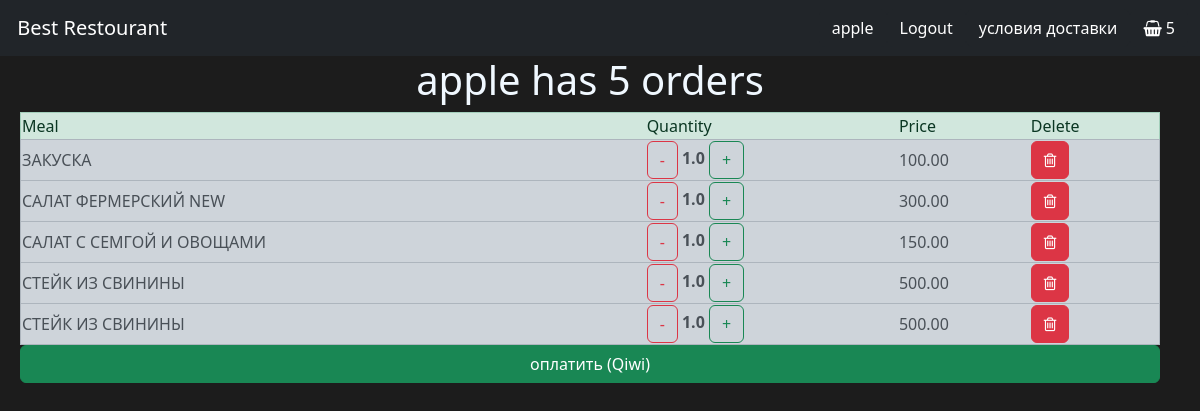
/backet (signed in), run on the app's committed database.
### main_page/models.py (models this page shows, shortened)
class BasketModel(models.Model):
    user = models.CharField(max_length=50)
    price = models.DecimalField(max_digits=5, decimal_places=2)
    meal_name = models.CharField(max_length=50)
    quantity = models.FloatField()
    class Meta:
        verbose_name = ("Basket")
        verbose_name_plural = ("Baskets")

### main_page/views.py (the view)
# urls.py: path('backet' , views.backet , name='basket'),
def backet(request):
    try :
        sabat = models.BasketModel.objects.filter(user=request.user)
        return render(request , 'main_page/basket.html' , {
            'basket' : sabat
            })
    except models.BasketModel.DoesNotExist:
        return render(request , 'main_page/basket.html' , {
            'message' : 'You don\'t have any order !'
        })

### main_page/templates/main_page/basket.html (shortened to what this page needs)
{% extends 'main_page/layaut.html' %}
{% load static %}
{% block css_file %}
<link rel="stylesheet" type="text/css" href="{% static 'main_page/css/style.css' %}">{% endblock css_file %}
{% block content %}
<div class="main_page container">
    <div class="row">
        {% if basket|length == 0 %}
        <h1>You don't have any order ! <br />
            Pleas go to the <a href="{% url 'main' %}">main</a>page and order !
        </h1>
        {% else %}
        <h1 class="text-center text-xl mb-2">{{ user.username }} has {{ basket.count }} order{{ basket.count|pluralize}}
        </h1>
        <table border="1px">
            <thead class="alert alert-success">
                <tr>
                    <td>Meal</td>
                    <td>Quantity</td>
                    <td>Price</td>
                    <td>Delete</td>
                </tr>
            </thead>
            <tbody>
                {% for order in basket %}
                <tr class="alert alert-dark">
                    <td>{{ order.meal_name }}</td>
                    <td>
                        <button class="btn btn-outline-danger">
                            -
                        </button>
                        <b id="quantity_label">{{ order.quantity }}</b>
                        <button class="btn btn-outline-success">
                            +
                        </button>
                    </td>
                    <td>{{ order.price }}</td>
                    <td>
                        <button onclick="deleteOrder('{{ order.id }}')" class="btn btn-danger"><i class="fa fa-trash-o"></i></button>
                    </td>
                </tr>
                {% endfor %}
            </tbody>
        </table>
        {% endif %}
        <br>
        <a class="btn btn-success" href="https://my.qiwi.com/Aleksandr-SH6tr1cfn5"> оплатить (Qiwi)</a>
    </div>
</div>
{% endblock content %}

### main_page/templates/main_page/layaut.html (shortened to what this page needs)
<!doctype html>
<html lang="en">
  <head>
    {% load static %}
    <link rel="stylesheet" href="https://cdnjs.cloudflare.com/ajax/libs/font-awesome/4.7.0/css/font-awesome.min.css">
    <link href="https://cdn.jsdelivr.net/npm/bootstrap@5.3.0-alpha1/dist/css/bootstrap.min.css" rel="stylesheet">
    {% block css_file %}{% endblock %}
  </head>
  <body>
    <nav class="navbar navbar-dark bg-dark">
        <div class="container-fluid">
            <a class="navbar-brand" href="{% url 'main' %}">
            Best Restourant
            </a>
            <div class='flex'>
                {% if user.is_authenticated %}
                <button class="btn btn-dark">{{ user.username }}</button>
                <form action="{% url 'logoutuser' %}" method="POST">
                  <button class='btn btn-dark' type="submit">Logout</button>
                </form>
                {% else %}
                <a href="{% url 'user' %} " class="btn btn-dark"><i class='fa fa-user-circle-o' style="font-size:20px"></i></a>
                {% endif %}
                <a href="{% url 'rules' %}" class="btn btn-dark">условия доставки</a>
                <a href="{% url 'basket' %}" class="btn btn-dark"><i class="fa fa-shopping-basket"></i>
                  {{ basket|length}}
                </a>
            </div>
        </div>
      </nav>
      {% block content %}{% endblock %}
  </body>
</html>

### main_page/static/main_page/css/style.css (style rules this page uses)
body { background-color: rgba(0, 0, 0, 0.89); color: aliceblue; }
.main_page { margin-left: 20px; margin-right: 20px; }

### main_page/templates/main_page/layaut.html (style rules this page uses)
.flex { display: flex; }

### data on the page
BasketModel: meal_name "ЗАКУСКА", quantity "1.0", price "100.00"
BasketModel: meal_name "САЛАТ ФЕРМЕРСКИЙ NEW", quantity "1.0", price "300.00"
BasketModel: meal_name "САЛАТ С СЕМГОЙ И ОВОЩАМИ", quantity "1.0", price "150.00"
BasketModel: meal_name "СТЕЙК ИЗ СВИНИНЫ", quantity "1.0", price "500.00"
BasketModel: meal_name "СТЕЙК ИЗ СВИНИНЫ", quantity "1.0", price "500.00"

### other printed values
{{ user.username }} "apple"
{{ basket|length }} "5"
{{ basket.count }} "5"
